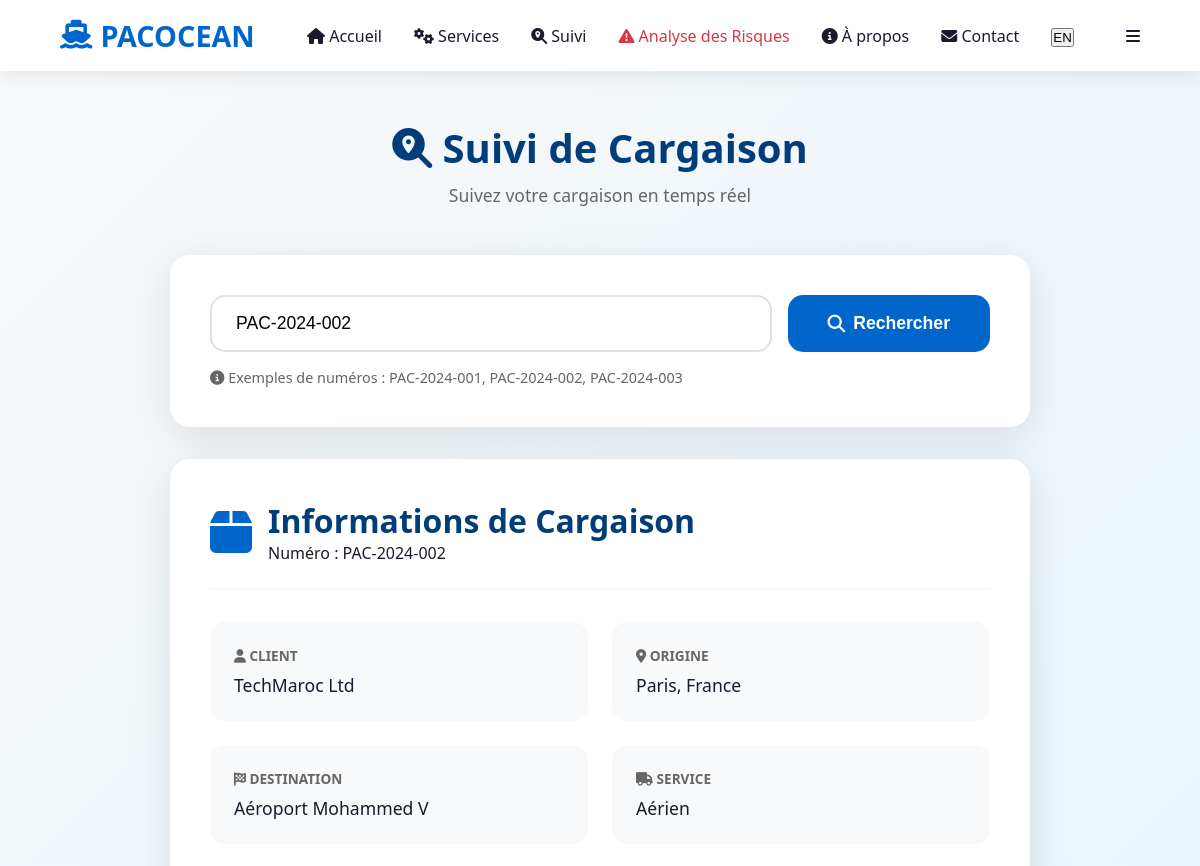
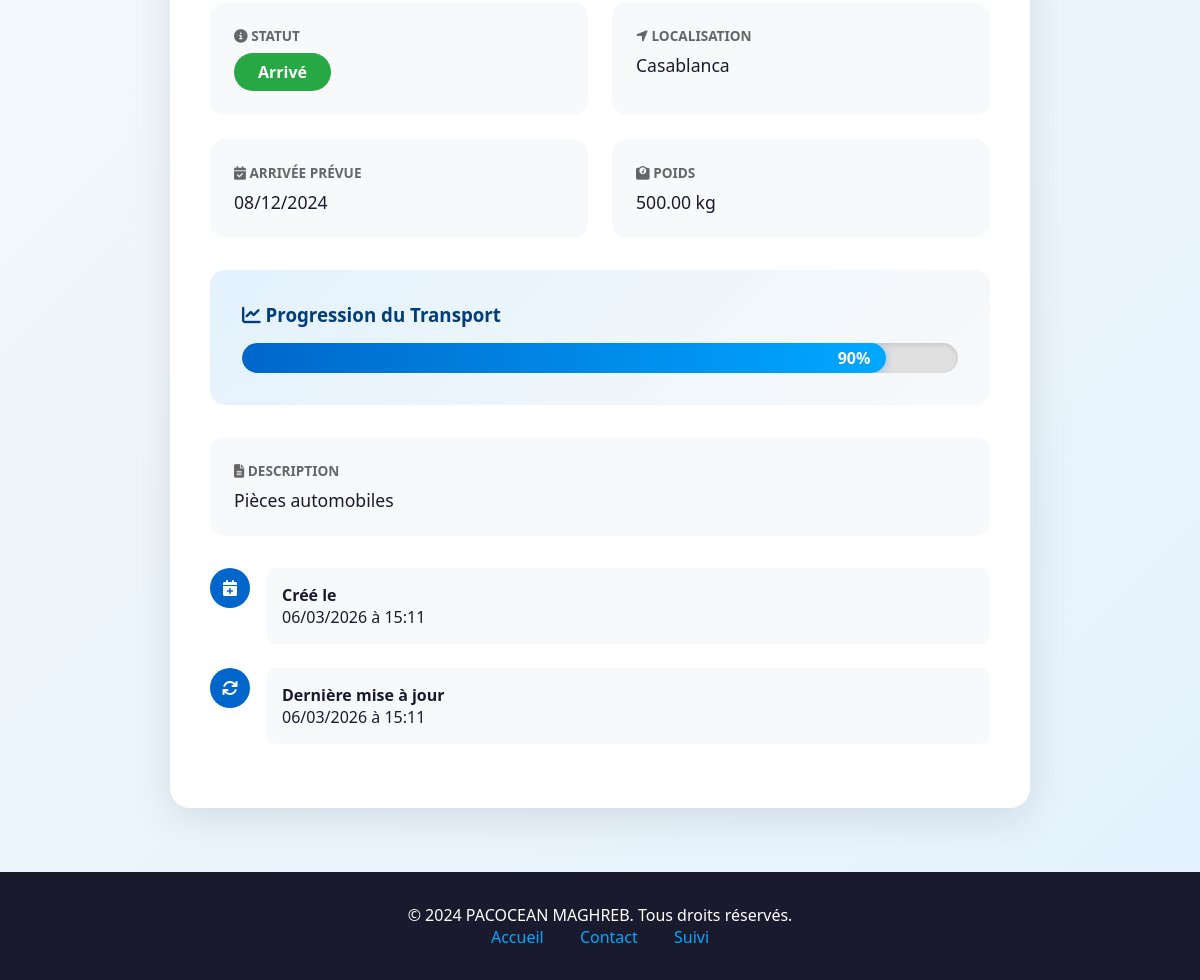
The app's page /tracking.php?numero=PAC-2024-002 with its own data (2 pictures, top to bottom).
### tables this page shows
CREATE TABLE tracking (
    id INT AUTO_INCREMENT PRIMARY KEY,
    numero_suivi VARCHAR(50) NOT NULL,
    nom_client VARCHAR(100) NOT NULL,
    email_client VARCHAR(100) NOT NULL,
    origine VARCHAR(100) NOT NULL,
    destination VARCHAR(100) NOT NULL,
    type_service VARCHAR(50) NOT NULL,
    statut VARCHAR(50) NOT NULL,
    localisation_actuelle VARCHAR(100) NOT NULL,
    date_eta DATE,
    progression INT DEFAULT 0,
    description TEXT,
    poids DECIMAL(10,2),
    valeur DECIMAL(15,2),
    date_creation TIMESTAMP DEFAULT CURRENT_TIMESTAMP,
    date_modification TIMESTAMP DEFAULT CURRENT_TIMESTAMP ON UPDATE CURRENT_TIMESTAMP
);

### tracking.php (the view, shortened to what this page needs)
<?php
$serveur = "localhost";
$utilisateur = "root";
$motdepasse = "";
$basededonnees = "pacocean_db";
$connexion = mysqli_connect($serveur, $utilisateur, $motdepasse, $basededonnees);
$resultat = null;
if (isset($_GET['numero']) && !empty($_GET['numero'])) {
    $numero_suivi = mysqli_real_escape_string($connexion, $_GET['numero']);
    $sql = "SELECT * FROM tracking WHERE numero_suivi = '$numero_suivi'";
    $query = mysqli_query($connexion, $sql);
    if (mysqli_num_rows($query) > 0) {
        $resultat = mysqli_fetch_assoc($query);
    } else {
        $erreur = "Numéro de suivi non trouvé !";
    }
}
?>
<!DOCTYPE html>
<html lang="fr">
<head>
    <link rel="stylesheet" href="https://cdnjs.cloudflare.com/ajax/libs/font-awesome/6.4.0/css/all.min.css">
</head>
<body>
    <nav id="navbar">
    <div class="logo">
        <i class="fas fa-ship"></i>
        <span>PACOCEAN</span>
    </div>
    <ul class="nav-links" id="navLinks">
        <li><a href="#home" data-fr="Accueil" data-en="Home"><i class="fas fa-home"></i> Accueil</a></li>
        <li><a href="#services" data-fr="Services" data-en="Services"><i class="fas fa-cogs"></i> Services</a></li>
        <li><a href="tracking.php" data-fr="Suivi" data-en="Tracking"><i class="fas fa-search-location"></i> Suivi</a></li>
        <li><a href="risk_analysis.php" data-fr="Analyse des Risques" data-en="Risk Analysis" style="color: #dc3545;"><i class="fas fa-exclamation-triangle"></i> Analyse des Risques</a></li>
        <li><a href="#about" data-fr="À propos" data-en="About"><i class="fas fa-info-circle"></i> À propos</a></li>
        <li><a href="contact.php" data-fr="Contact" data-en="Contact"><i class="fas fa-envelope"></i> Contact</a></li>
        <li><button class="lang-switch" onclick="toggleLanguage()">EN</button></li>
    </ul>
    <div class="mobile-menu" onclick="toggleMenu()">
        <i class="fas fa-bars"></i>
    </div>
</nav>
    <div class="container">
        <div class="page-header">
            <h1><i class="fas fa-search-location"></i> Suivi de Cargaison</h1>
            <p>Suivez votre cargaison en temps réel</p>
        </div>
        <div class="search-card">
            <form method="GET" class="search-form">
                <input
                    type="text"
                    name="numero"
                    placeholder="Entrez votre numéro de suivi (ex: PAC-2024-001)"
                    value="<?php echo isset($_GET['numero']) ? htmlspecialchars($_GET['numero']) : ''; ?>"
                    required
                >
                <button type="submit">
                    <i class="fas fa-search"></i>
                    <span>Rechercher</span>
                </button>
            </form>
            <div class="examples">
                <i class="fas fa-info-circle"></i>
                Exemples de numéros : PAC-2024-001, PAC-2024-002, PAC-2024-003
            </div>
        </div>
        <?php if ($resultat): ?>
            <div class="result-card">
                <div class="result-header">
                    <i class="fas fa-box"></i>
                    <div>
                        <h2>Informations de Cargaison</h2>
                        <p>Numéro : <?php echo htmlspecialchars($resultat['numero_suivi']); ?></p>
                    </div>
                </div>
                <div class="info-grid">
                    <div class="info-item">
                        <label><i class="fas fa-user"></i> Client</label>
                        <div class="value"><?php echo htmlspecialchars($resultat['nom_client']); ?></div>
                    </div>
                    <div class="info-item">
                        <label><i class="fas fa-map-marker-alt"></i> Origine</label>
                        <div class="value"><?php echo htmlspecialchars($resultat['origine']); ?></div>
                    </div>
                    <div class="info-item">
                        <label><i class="fas fa-flag-checkered"></i> Destination</label>
                        <div class="value"><?php echo htmlspecialchars($resultat['destination']); ?></div>
                    </div>
                    <div class="info-item">
                        <label><i class="fas fa-truck"></i> Service</label>
                        <div class="value"><?php echo htmlspecialchars($resultat['type_service']); ?></div>
                    </div>
                    <div class="info-item">
                        <label><i class="fas fa-info-circle"></i> Statut</label>
                        <div class="value">
                            <span class="status-badge"><?php echo htmlspecialchars($resultat['statut']); ?></span>
                        </div>
                    </div>
                    <div class="info-item">
                        <label><i class="fas fa-location-arrow"></i> Localisation</label>
                        <div class="value"><?php echo htmlspecialchars($resultat['localisation_actuelle']); ?></div>
                    </div>
                    <?php if ($resultat['date_eta']): ?>
                    <div class="info-item">
                        <label><i class="fas fa-calendar-check"></i> Arrivée Prévue</label>
                        <div class="value"><?php echo date('d/m/Y', strtotime($resultat['date_eta'])); ?></div>
                    </div>
                    <?php endif; ?>
                    <?php if ($resultat['poids']): ?>
                    <div class="info-item">
                        <label><i class="fas fa-weight"></i> Poids</label>
                        <div class="value"><?php echo htmlspecialchars($resultat['poids']); ?> kg</div>
                    </div>
                    <?php endif; ?>
                </div>
                <div class="progress-section">
                    <h3><i class="fas fa-chart-line"></i> Progression du Transport</h3>
                    <div class="progress-bar">
                        <div class="progress-fill" style="width: <?php echo $resultat['progression']; ?>%">
                            <?php echo $resultat['progression']; ?>%
                        </div>
                    </div>
                </div>
                <?php if ($resultat['description']): ?>
                <div class="info-item" style="grid-column: 1 / -1;">
                    <label><i class="fas fa-file-alt"></i> Description</label>
                    <div class="value"><?php echo nl2br(htmlspecialchars($resultat['description'])); ?></div>
                </div>
                <?php endif; ?>
                <div class="timeline">
                    <div class="timeline-item">
                        <div class="timeline-icon"><i class="fas fa-calendar-plus"></i></div>
                        <div class="timeline-content">
                            <strong>Créé le</strong><br>
                            <?php echo date('d/m/Y à H:i', strtotime($resultat['date_creation'])); ?>
                        </div>
                    </div>
                    <div class="timeline-item">
                        <div class="timeline-icon"><i class="fas fa-sync"></i></div>
                        <div class="timeline-content">
                            <strong>Dernière mise à jour</strong><br>
                            <?php echo date('d/m/Y à H:i', strtotime($resultat['date_modification'])); ?>
                        </div>
                    </div>
                </div>
            </div>
        <?php endif; ?>
    </div>
    <footer>
        <p>&copy; 2024 PACOCEAN MAGHREB. Tous droits réservés.</p>
        <div>
            <a href="index.php">Accueil</a>
            <a href="contact.php">Contact</a>
            <a href="tracking.php">Suivi</a>
        </div>
    </footer>
</body>
</html>

### tracking.php (style rules this page uses)
* { margin: 0; padding: 0; box-sizing: border-box; }
:root { --primary: #0066cc; --secondary: #003d7a; --accent: #00a8ff; --dark: #1a1a2e; --light: #f8f9fa; --white: #ffffff; --success: #28a745; --danger: #dc3545; }
body { font-family: 'Segoe UI', Tahoma, Geneva, Verdana, sans-serif; background: linear-gradient(135deg, var(--light) 0%, #e3f2fd 100%); color: var(--dark); min-height: 100vh; }
nav { position: fixed; top: 0; width: 100%; background: rgba(255, 255, 255, 0.95); backdrop-filter: blur(10px); padding: 1rem 5%; display: flex; justify-content: space-between; align-items: center; z-index: 1000; box-shadow: 0 2px 20px rgba(0,0,0,0.1); }
.logo { font-size: 1.8rem; font-weight: bold; color: var(--primary); display: flex; align-items: center; gap: 0.5rem; text-decoration: none; }
.nav-links { display: flex; gap: 2rem; list-style: none; align-items: center; }
.nav-links a { text-decoration: none; color: var(--dark); font-weight: 500; transition: color 0.3s; }
.container { max-width: 900px; margin: 120px auto 60px; padding: 0 20px; }
.page-header { text-align: center; margin-bottom: 3rem; animation: fadeInDown 0.8s ease; }
.page-header h1 { font-size: 2.5rem; color: var(--secondary); margin-bottom: 0.5rem; }
.page-header p { font-size: 1.1rem; color: #666; }
.search-card { background: white; padding: 2.5rem; border-radius: 20px; box-shadow: 0 10px 40px rgba(0,0,0,0.1); margin-bottom: 2rem; animation: fadeInUp 0.8s ease; }
.search-form { display: flex; gap: 1rem; flex-wrap: wrap; }
.search-form input { flex: 1; min-width: 250px; padding: 1rem 1.5rem; border: 2px solid #e0e0e0; border-radius: 15px; font-size: 1.1rem; transition: all 0.3s; }
.search-form button { padding: 1rem 2.5rem; background: var(--primary); color: white; border: none; border-radius: 15px; font-size: 1.1rem; font-weight: 600; cursor: pointer; transition: all 0.3s; display: flex; align-items: center; gap: 0.5rem; }
.examples { margin-top: 1rem; font-size: 0.9rem; color: #666; }
.result-card { background: white; padding: 2.5rem; border-radius: 20px; box-shadow: 0 10px 40px rgba(0,0,0,0.1); animation: fadeInUp 0.8s ease; }
.result-header { display: flex; align-items: center; gap: 1rem; margin-bottom: 2rem; padding-bottom: 1.5rem; border-bottom: 2px solid var(--light); }
.result-header i { font-size: 3rem; color: var(--primary); }
.result-header h2 { font-size: 2rem; color: var(--secondary); }
.info-grid { display: grid; grid-template-columns: repeat(auto-fit, minmax(250px, 1fr)); gap: 1.5rem; margin-bottom: 2rem; }
.info-item { background: var(--light); padding: 1.5rem; border-radius: 15px; transition: all 0.3s; }
.info-item label { display: block; font-size: 0.85rem; color: #666; margin-bottom: 0.5rem; text-transform: uppercase; font-weight: 600; }
.info-item .value { font-size: 1.1rem; color: var(--dark); font-weight: 500; }
.status-badge { display: inline-block; padding: 0.5rem 1.5rem; background: var(--success); color: white; border-radius: 20px; font-weight: 600; font-size: 1rem; }
.progress-section { margin: 2rem 0; padding: 2rem; background: linear-gradient(135deg, #e3f2fd 0%, var(--light) 100%); border-radius: 15px; }
.progress-section h3 { margin-bottom: 1rem; color: var(--secondary); }
.progress-bar { background: #e0e0e0; height: 30px; border-radius: 15px; overflow: hidden; position: relative; box-shadow: inset 0 2px 5px rgba(0,0,0,0.1); }
.progress-fill { height: 100%; background: linear-gradient(90deg, var(--primary), var(--accent)); border-radius: 15px; display: flex; align-items: center; justify-content: flex-end; padding-right: 1rem; color: white; font-weight: 600; transition: width 1s ease; box-shadow: 0 2px 10px rgba(0, 102, 204, 0.3); }
.timeline { margin-top: 2rem; }
.timeline-item { display: flex; gap: 1rem; margin-bottom: 1.5rem; }
.timeline-icon { width: 40px; height: 40px; background: var(--primary); border-radius: 50%; display: flex; align-items: center; justify-content: center; color: white; flex-shrink: 0; }
.timeline-content { flex: 1; padding: 1rem; background: var(--light); border-radius: 10px; }
footer { background: var(--dark); color: white; padding: 2rem 5%; text-align: center; margin-top: 4rem; }
footer a { color: var(--accent); text-decoration: none; margin: 0 1rem; }

### records on screen
tracking: numero_suivi "PAC-2024-002", nom_client "TechMaroc Ltd", origine "Paris, France", destination "Aéroport Mohammed V", type_service "Aérien", statut "Arrivé", localisation_actuelle "Casablanca", date_eta "08/12/2024", poids "500.00", progression "90", description "Pièces automobiles", date_creation "06/03/2026 à 15:11", date_modification "06/03/2026 à 15:11"
